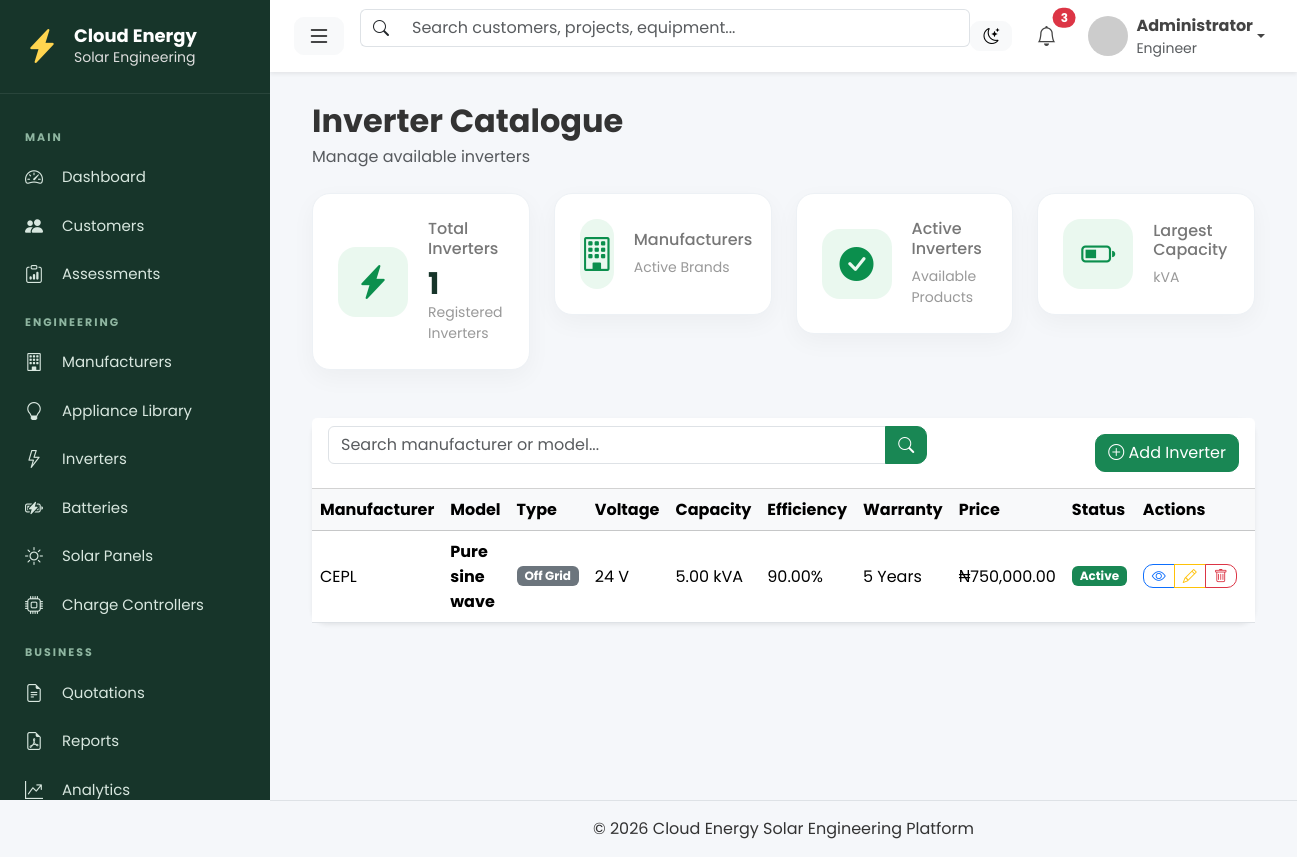
The app's page /equipment/inverters/, older data.
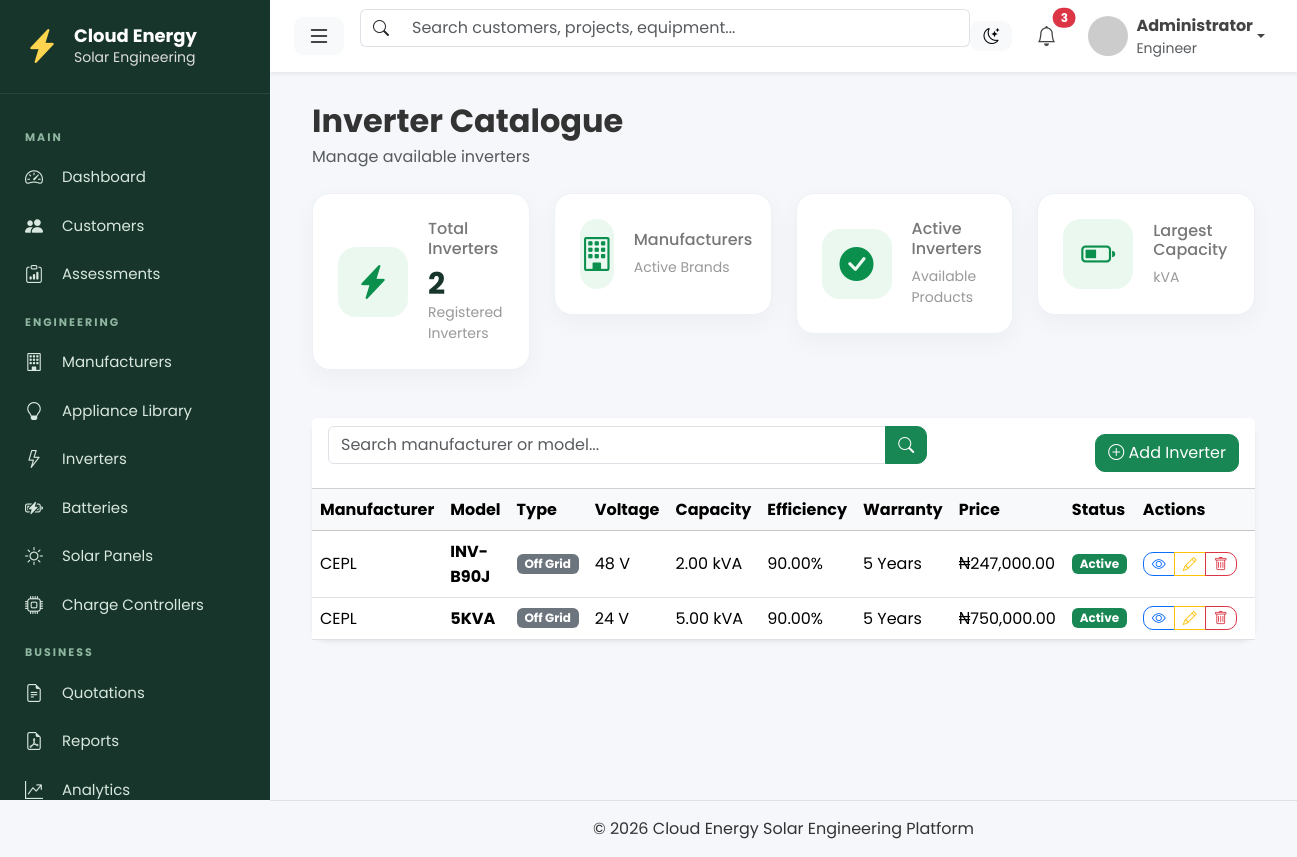
The same page, newer data.
### equipment/models.py (models this page shows, shortened)
class Inverter(models.Model):
    manufacturer = models.ForeignKey(
        Manufacturer,
        on_delete=models.CASCADE,
    )
    model = models.CharField(max_length=100)
    capacity_kva = models.DecimalField(
        max_digits=5,
        decimal_places=2,
    )
    hybrid = models.BooleanField(default=True)
    voltage = models.PositiveIntegerField()
    efficiency = models.DecimalField(
        max_digits=5,
        decimal_places=2,
    )
    warranty = models.PositiveIntegerField(
        default=5,
    )
    price = models.DecimalField(
        max_digits=15,
        decimal_places=2,
    )
    active = models.BooleanField(default=True)

class Manufacturer(models.Model):
    name = models.CharField(
        max_length=100,
        unique=True,
    )
    logo = models.ImageField(
        upload_to="manufacturers/",
        blank=True,
        null=True
    )
    website = models.URLField(
        blank=True,
    )
    support_email = models.EmailField(blank=True)
    support_phone = models.CharField(
        max_length=30,
        blank=True
    )
    country = models.CharField(
        max_length=100,
        blank=True
    )
    notes = models.TextField(
        blank=True
    )
    active = models.BooleanField(
        default=True,
    )
    class Meta:
        ordering = ["name"]
    def __str__(self):
        return self.name

### equipment/views.py (the view)
class InverterListView(ListView):
    model = Inverter
    template_name = "equipment/inverters/inverter_list.html"
    context_object_name = "inverters"
    paginate_by = 15
    queryset = (
        Inverter.objects
        .select_related("manufacturer")
        .order_by("manufacturer__name", "capacity_kva")
    )

### templates/equipment/Inverters/inverter_list.html (shortened to what the changed rows need)
{% extends "layouts/base.html" %}
{% block content %}
{% load humanize %}
{% include "components/page_header.html" with title="Inverter Catalogue" subtitle="Manage available inverters" %}
<div class="row mb-4">
        {% include "components/metric_card.html" with title="Total Inverters" value=page_obj.paginator.count icon="bi-lightning-charge-fill" footer="Registered Inverters" %}
</div>
<div class="card shadow-sm border-0">
    <div class="table-responsive">
        <table class="table table-hover align-middle mb-0">
            <thead class="table-light">
                <tr>
                    <th>Manufacturer</th>
                    <th>Model</th>
                    <th>Type</th>
                    <th>Voltage</th>
                    <th>Capacity</th>
                    <th>Efficiency</th>
                    <th>Warranty</th>
                    <th>Price</th>
                    <th>Status</th>
                    <th width="170">Actions</th>
                </tr>
            </thead>
            <tbody>
                {% for inverter in inverters %}
                <tr>
                    <td>{{ inverter.manufacturer }}</td>
                    <td>
                        <strong>{{ inverter.model }}</strong>
                    </td>
                    <td>
                        {% if inverter.hybrid %}
                            <span class="badge bg-success">
                                Hybrid
                            </span>
                        {% else %}
                            <span class="badge bg-secondary">
                                Off Grid
                            </span>
                        {% endif %}
                    </td>
                    <td>{{ inverter.voltage }} V</td>
                    <td>{{ inverter.capacity_kva }} kVA</td>
                    <td>{{ inverter.efficiency }}%</td>
                    <td>{{ inverter.warranty }} Years</td>
                    <td>₦{{ inverter.price|floatformat:2|intcomma }}</td>
                    <td>
                        {% if inverter.active %}
                            <span class="badge bg-success">
                                Active
                            </span>
                        {% else %}
                            <span class="badge bg-secondary">
                                Inactive
                            </span>
                        {% endif %}
                    </td>
                    <td>
                        <div class="btn-group">
                            <a href="{% url 'equipment:inverter-detail' inverter.pk %}"
                               class="btn btn-sm btn-outline-primary">
                                <i class="bi bi-eye"></i>
                            </a>
                            <a href="{% url 'equipment:inverter-update' inverter.pk %}"
                               class="btn btn-sm btn-outline-warning">
                                <i class="bi bi-pencil"></i>
                            </a>
                            <a href="{% url 'equipment:inverter-delete' inverter.pk %}"
                               class="btn btn-sm btn-outline-danger">
                                <i class="bi bi-trash"></i>
                            </a>
                        </div>
                    </td>
                </tr>
                {% endfor %}
            </tbody>
        </table>
    </div>
</div>
{% endblock %}

Row changes from the older to the newer data that the page shows:
added Inverter: manufacturer "CEPL", model "INV-B90J", hybrid "Off Grid", voltage "48", capacity_kva "2.00", efficiency "90.00", warranty "5", price "247,000.00", active "Active"
changed Inverter: model "Pure sine wave" → "5KVA"
Text that changed along with them:
{{ value }}: "1" → "2"
